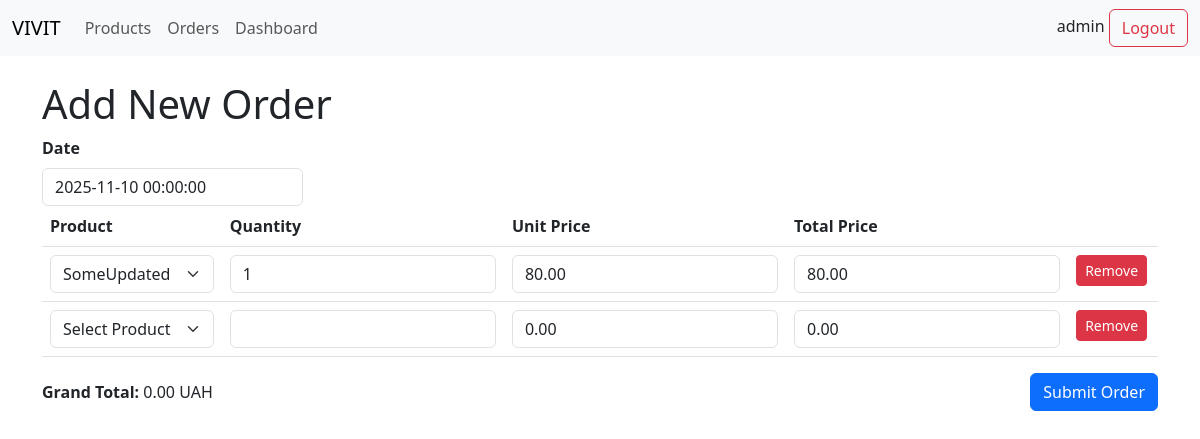
/order/edit/3 (signed in), run on an earlier commit of the app's database.
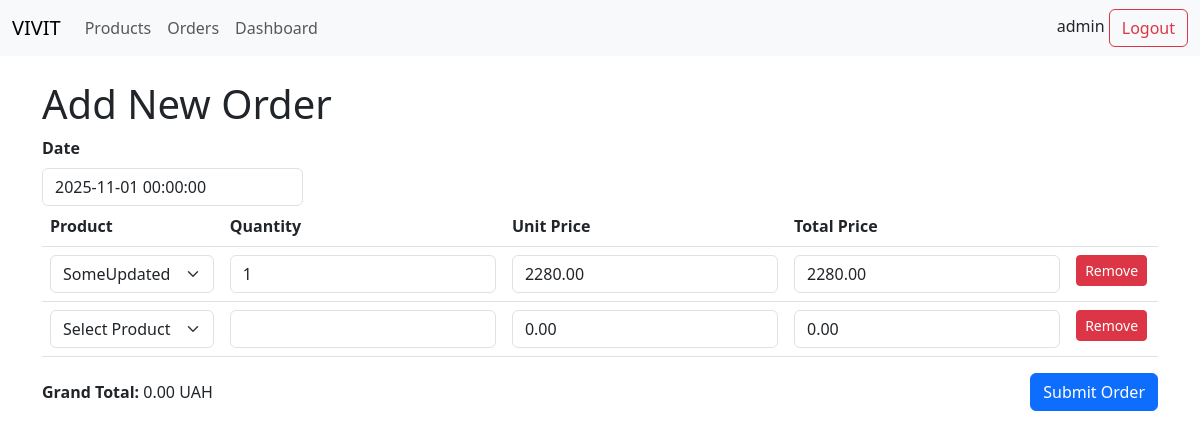
And on a later commit of the database.
### app/models.py (models this page shows, shortened)
class Order(db.Model):
    __tablename__ = "order"
    id = db.Column(db.Integer, primary_key=True)
    created_at = db.Column(db.DateTime, nullable=False, default=datetime.utcnow)
    items = db.relationship(
        "OrderItem", back_populates="order", cascade="all, delete-orphan"
    )

class OrderItem(db.Model):
    __tablename__ = "order_item"
    order_id = db.Column(db.Integer, db.ForeignKey("order.id"), primary_key=True)
    product_id = db.Column(db.Integer, db.ForeignKey("product.id"), primary_key=True)
    quantity = db.Column(db.Integer, nullable=False, default=1)
    unit_price = db.Column(Numeric(10, 2), nullable=False)
    order = db.relationship("Order", back_populates="items")
    product = db.relationship("Product")

### app/order/routes.py (the view, shortened to what this page needs)
@order.route("/edit/<int:order_id>", methods=["GET", "POST"])
@login_required
def edit_order(order_id):
    order: Order = Order.query.get_or_404(order_id)
    products = Product.query.all()
    return render_template("order/edit.html", products=products, order=order)

### app/extensions.py (called while the page is built)
@login_manager.user_loader
def load_user(user_id):
    from .models import User
    return User.query.get(int(user_id))

### app/models.py (called while the page is built)
    @property
    def price(self):
        if self.margin is not None:
            return self.cost + self.margin
        return self.cost

### app/templates/order/edit.html (shortened to what this page needs)
{% extends "base.html" %}
{% block head %}
<link rel="stylesheet"
    href="https://cdnjs.cloudflare.com/ajax/libs/bootstrap-datepicker/1.10.0/css/bootstrap-datepicker.min.css" />
{% endblock head %}
{% block content %}
<h1>Add New Order</h1>
<form method="post" action="{{ url_for('order.edit_order', order_id=order.id) }}">
    <div class="row">
        <div class="col-md-3">
            <label for="orderDate" class="form-label"><strong>Date</strong></label>
            <input type="text" class="form-control" id="orderDate" name="date" placeholder="Select date"
                autocomplete="off" value="{{order.created_at}}" />
        </div>
    </div>
    <table class="table">
        <thead>
            <tr>
                <th>Product</th>
                <th>Quantity</th>
                <th>Unit Price</th>
                <th>Total Price</th>
                <th></th>
            </tr>
        </thead>
        <tbody id="orderItemsBody">
            {% for item in order.items %}
            <tr class="orderItemRow">
                <td>
                    <select name="product[]" class="form-select product-select">
                        {% for product in products %}
                        {% if item.product_id == product.id %}
                        <option value="{{ product.id }}" data-price="{{ product.price }}" selected>{{ product.name }}
                        </option>
                        {% else %}
                        <option value="{{ product.id }}" data-price="{{ product.price }}">{{ product.name }}</option>
                        {% endif %}
                        {% endfor %}
                    </select>
                </td>
                <td><input type="number" name="quantity[]" class="form-control quantity-input" value="{{item.quantity}}" min="1"></td>
                <td><input type="number" name="unitPrice[]" class="form-control unit-price-input" step="0.01"
                        value="{{ item.unit_price }}" min="0"></td>
                <td><input type="number" name="totalPrice[]" class="form-control total-price-input" step="0.01"
                        value="{{ item.quantity * item.unit_price }}"></td>
                <td><button type="button" class="btn btn-danger btn-sm remove-item-btn">Remove</button></td>
            </tr>
            {% endfor %}
            <tr class="orderItemRow">
                <td>
                    <select name="product[]" class="form-select product-select">
                        <option value="">Select Product</option>
                    </select>
                </td>
                <td><input type="number" name="quantity[]" class="form-control quantity-input" value="" min="1"></td>
                <td><input type="number" name="unitPrice[]" class="form-control unit-price-input" step="0.01"
                        value="0.00" min="0"></td>
                <td><input type="number" name="totalPrice[]" class="form-control total-price-input" step="0.01"
                        value="0.00"></td>
                <td><button type="button" class="btn btn-danger btn-sm remove-item-btn">Remove</button></td>
            </tr>
        </tbody>
    </table>
    <div class="d-flex justify-content-between align-items-center mt-3">
        <div><strong>Grand Total:</strong> <span id="grandTotal">0.00</span> UAH</div>
        <button type="submit" class="btn btn-primary">Submit Order</button>
    </div>
</form>
{% endblock %}

What changed in the data, as far as the page shows it:
changed Order: date "2025-11-10 00:00:00" → "2025-11-01 00:00:00"
changed OrderItem: unit_price "80.00" → "2280.00"; quantity+unit_price "80.00" → "2280.00"
